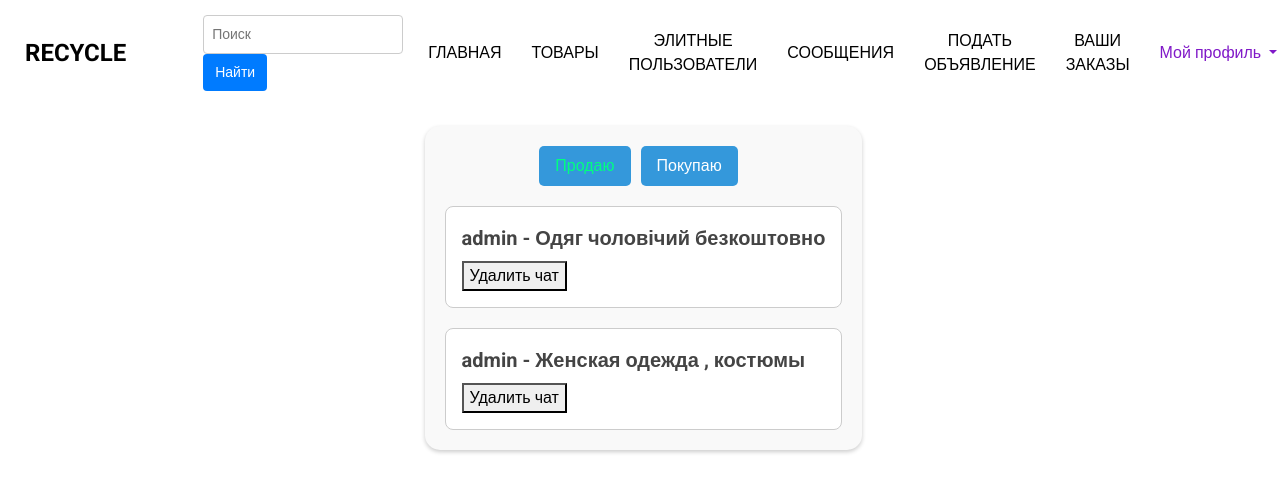
Before: /user_sell (signed in) with the older database file.
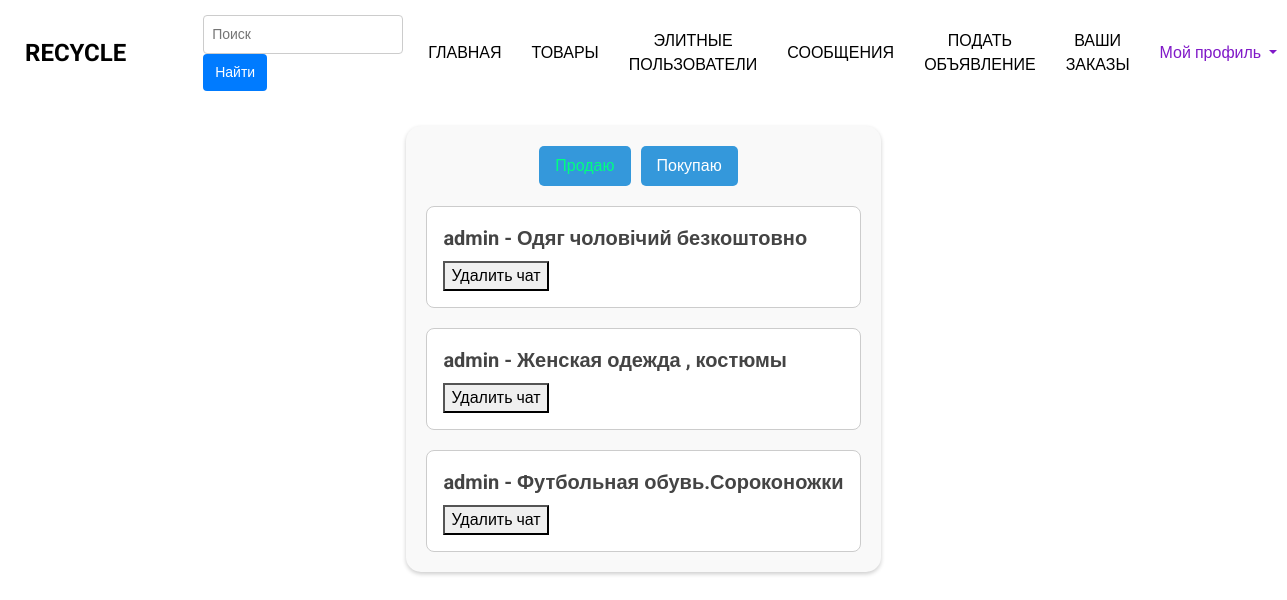
After: the same page with the newer database file.
### bboard/models.py (models this page shows, shortened)
class Chat(models.Model):
    sender = models.ForeignKey(User, related_name='sent_chats', on_delete=models.CASCADE, null=True, verbose_name='Отправитель')
    receiver = models.ForeignKey(User, related_name='received_chats', on_delete=models.CASCADE, null=True, verbose_name='Получатель')
    product = models.ForeignKey(Product, on_delete=models.CASCADE, verbose_name='Товар')
    created_at = models.DateTimeField(auto_now_add=True, verbose_name='Дата создания')
    last_message = models.ForeignKey('Message', null=True, blank=True, on_delete=models.SET_NULL,
                                     related_name='chat_messages', verbose_name='Последнее сообщение')
    class Meta:
        verbose_name = "Чат"
        verbose_name_plural = "Чаты"

class Product(models.Model):
    user = models.ForeignKey(User, on_delete=models.CASCADE, verbose_name="Пользователь")
    category = models.ForeignKey(Category, on_delete=models.CASCADE, verbose_name="Категория")
    title = models.CharField(max_length=200, verbose_name="Заголовок")
    slug = models.SlugField(unique=True, max_length=400, verbose_name="URL", blank=True)
    description = models.TextField(verbose_name="Описание")
    price = models.DecimalField(max_digits=10, decimal_places=2, verbose_name="Цена")
    image_1 = models.ImageField(upload_to="products", null=True, blank=True, verbose_name="Первое изображение")
    image_2 = models.ImageField(upload_to='products', null=True, blank=True, verbose_name="Второе изображение")
    image_3 = models.ImageField(upload_to='products', null=True, blank=True, verbose_name="Третье изображение")
    created_at = models.DateTimeField(auto_now_add=True, null=True, verbose_name="Дата создания")
    thumbnail_1 = ImageSpecField(source='image_1',
                                 processors=[ResizeToFill(500, 500)],
                                 format='JPEG',
                                 options={'quality': 100})
    thumbnail_2 = ImageSpecField(source='image_2',
                                 processors=[ResizeToFill(500, 500)],
                                 format='JPEG',
                                 options={'quality': 100})
    thumbnail_3 = ImageSpecField(source='image_3',
                                 processors=[ResizeToFill(500, 500)],
                                 format='JPEG',
                                 options={'quality': 100})
    class Meta:
        verbose_name = "Товар"
        verbose_name_plural = "Товары"

### accounts/models.py (models this page shows, shortened)
class User(AbstractUser):
    phone_number = models.CharField(max_length=20, verbose_name="Номер телефона")
    city = models.CharField(max_length=100, choices=CITY_CHOICES, verbose_name="Населенный пункт")
    average_rating = models.DecimalField(max_digits=3, decimal_places=2, default=0.0, verbose_name="Средний рейтинг")
    total_ratings = models.PositiveIntegerField(default=0, verbose_name="Количество оценок")

### bboard/views.py (the view)
# urls.py: path('user_sell', views.user_sell, name="user_sell"),
@login_required
def user_sell(request):
    chats = Chat.objects.filter(receiver=request.user).select_related('sender')
    temp = "sell"
    return render(request, "products/sell.html", {"chats": chats, "temp": temp})

### templates/products/sell.html (shortened to what this page needs)
{% extends 'products/new/base.html' %}
{% load static %}
{%block styles%}<link rel="stylesheet" type="text/css" href="{% static 'buy_styles.css' %}">{% endblock %}
{% block content %}
<div class="chats-199">
    <div class="css-1382m1k">
        <a href="{%url 'user_sell' %}" class="{% if temp == 'sell' %}current-page{%endif%}">Продаю</a>
        <a href="{% url 'user_buy' %}" class="{% if temp == 'buy' %}current-page{%endif%}">Покупаю</a>
    </div>
    <div class="css-1b3tih6">
        {%if chats%}
        {% for chat in chats %}
        <a href="{%url 'chat' chat.id%}">
            <div class="chat-container-445">
                <p class="username-765">{{ chat.sender.username }} - {{chat.product.title}} </p>
                <form action="{% url 'delete_chat' chat.id %}" method="POST">
                    <button type="submit">Удалить чат</button>
                </form>
            </div>
        </a>
        {% endfor %}
        {%else%}
            <p align="center">Сообщений пока нет</p>
        {%endif%}
    </div>
</div>
{% endblock %}

Changed rows visible on the page:
added Chat: sender.username "admin", product "Футбольная обувь.Сороконожки"
